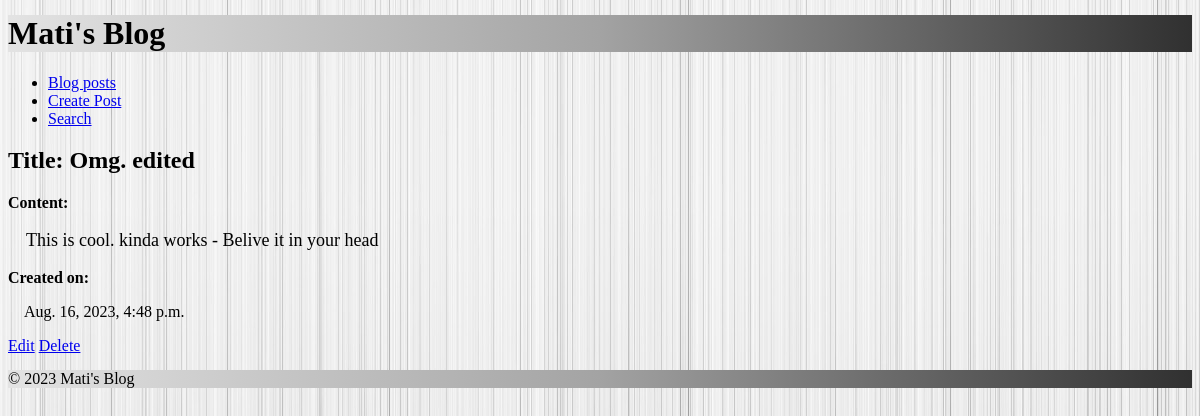
Page /posts/2/ on the committed database.
### blog/models.py (models this page shows, shortened)
class Post(models.Model):
    title = models.CharField(max_length=200)
    content = models.TextField()
    created_at = models.DateTimeField(default=timezone.now)
    updated_at = models.DateTimeField(auto_now=True)

### blog/views.py (the view)
# urls.py: path('<int:pk>/', PostDetailView.as_view(), name='post_detail'),
class PostDetailView(DetailView):
    model = Post
    template_name = 'blog/post_detail.html'
    context_object_name = 'post'

### blog/templates/blog/post_detail.html (shortened to what this page needs)
{% extends 'blog/base.html' %}
{% block content %}
    <h2>Title: {{ post.title }}</h2>
    <strong>Content: </strong>
    <p class="content">&emsp;{{ post.content }}</p>
    <strong>Created on: </strong>
    <p>&emsp;{{ post.created_at }}</p>
    <a href="{% url 'blog:post_edit' object.pk %}" class="search-button">Edit</a>
    <a href="{% url 'blog:post_delete' object.pk %}" class="del1-button">Delete</a>
{% endblock %}

### blog/static/blog/style.css (style rules this page uses)
.body-bg { background-image: url('/static/blog/images/light-grey-background.jpg'); }
.content { font-size: large; }

### rows in the picture
Post: title "Omg. edited", content "This is cool. kinda works - Belive it in your head", created_at "Aug. 16, 2023, 4:48 p.m."
